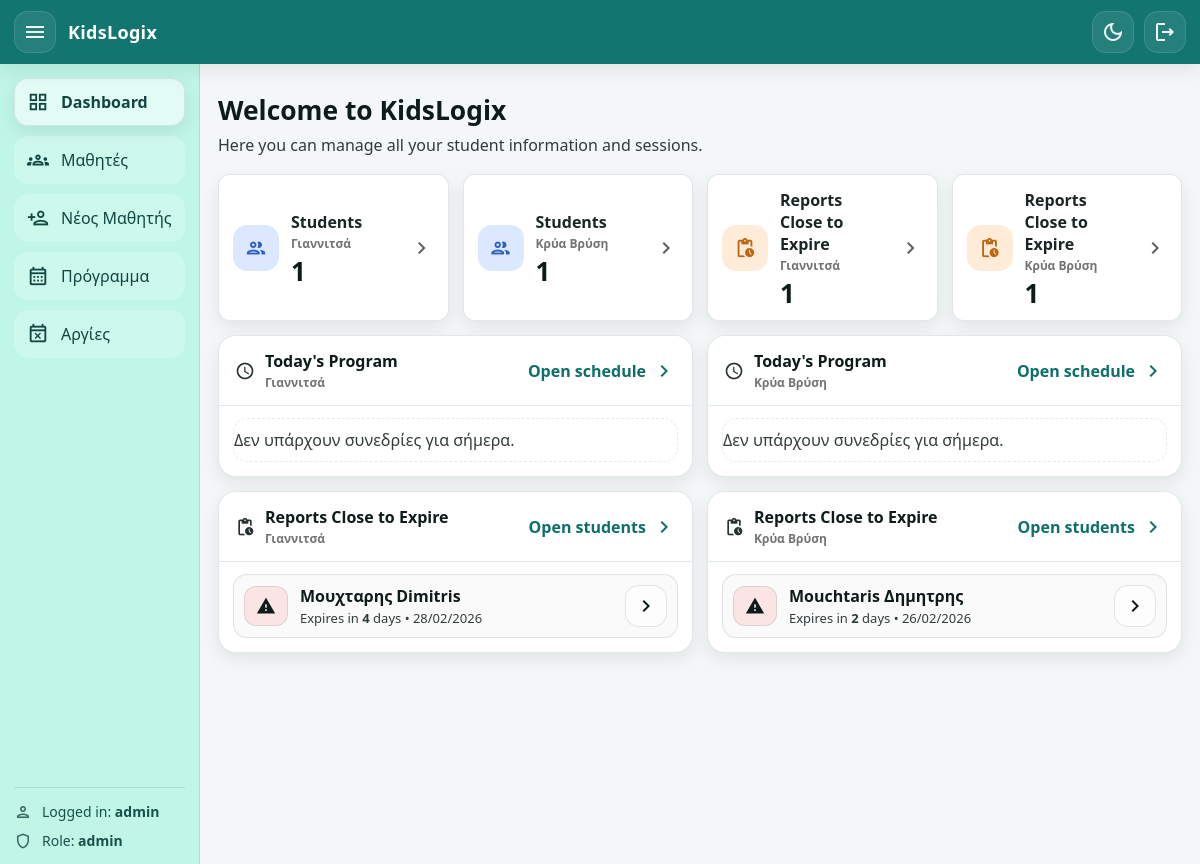
The page / (signed in) on the database its author committed.
### app/models.py (models this page shows, shortened)
class Student(Base):
    __tablename__ = "students"
    amka: Mapped[str] = mapped_column(String(20), primary_key=True)
    center: Mapped[str] = mapped_column(
        String(20),
        nullable=False,
        default="Giannitsa",  # Giannitsa / KryaVrisi
    )
    first_name: Mapped[str] = mapped_column(String(60), nullable=False)
    last_name: Mapped[str] = mapped_column(String(60), nullable=False)
    date_of_birth: Mapped[date | None] = mapped_column(Date, nullable=True)
    parent_name: Mapped[str | None] = mapped_column(String(120), nullable=True)
    parent_phone: Mapped[str | None] = mapped_column(String(30), nullable=True)
    assessment_expiry_date: Mapped[date | None] = mapped_column(Date, nullable=True)
    admin_comment: Mapped[str | None] = mapped_column(String(1000), nullable=True)
    created_at: Mapped[datetime] = mapped_column(
        DateTime, default=datetime.utcnow, nullable=False
    )
    services: Mapped[list["StudentService"]] = relationship(
        back_populates="student",
        cascade="all, delete-orphan",
    )
    appointments: Mapped[list["Appointment"]] = relationship(
        back_populates="student",
        cascade="all, delete-orphan",
    )
    payments: Mapped[list["Payment"]] = relationship(
        back_populates="student",
        cascade="all, delete-orphan",
    )

### app/routers/web.py (the view)
@router.get("/", response_class=HTMLResponse)
def dashboard(
    request: Request,
    db: Session = Depends(get_db),
    user: User = Depends(get_current_user),
):
    today = date.today()
    exp_limit = today + timedelta(days=30)
    centers_order = ["Giannitsa", "KryaVrisi"]
    centers_labels = {
        "Giannitsa": CENTERS.get("Giannitsa", "Giannitsa"),
        "KryaVrisi": CENTERS.get("KryaVrisi", "KryaVrisi"),
    }
    student_counts_by_center = {}
    for c in centers_order:
        student_counts_by_center[c] = (
            db.query(Student)
            .filter(Student.center == c)
            .count()
        )
    reports_list_by_center = {}
    reports_expiring_by_center = {}
    for c in centers_order:
        reports = (
            db.query(Student)
            .filter(Student.center == c)
            .filter(Student.assessment_expiry_date.isnot(None))
            .filter(Student.assessment_expiry_date >= today)
            .filter(Student.assessment_expiry_date <= exp_limit)
            .order_by(Student.assessment_expiry_date.asc())
            .all()
        )
        reports_list_by_center[c] = reports
        reports_expiring_by_center[c] = len(reports)
    todays_by_center = {}
    for c in centers_order:
        todays_by_center[c] = (
            db.query(Appointment)
            .options(
                joinedload(Appointment.student),
                joinedload(Appointment.service),
            )
            .filter(Appointment.center == c)
            .filter(Appointment.day == today)
            .filter(Appointment.status == "scheduled")
            .order_by(Appointment.start_time.asc())
            .all()
        )
    return templates.TemplateResponse(
        "dashboard.html",
        {
            "request": request,
            "user": user,
            "page": "dashboard",
            "today": today,
            "exp_limit": exp_limit,
            "centers_order": centers_order,
            "centers_labels": centers_labels,
            "student_counts_by_center": student_counts_by_center,
            "reports_list_by_center": reports_list_by_center,
            "reports_expiring_by_center": reports_expiring_by_center,
            "todays_by_center": todays_by_center,
        },
    )

### app/templates/dashboard.html (shortened to what this page needs)
{% extends "base.html" %}
{% block content %}
<div class="dash-header">
  <h1 class="dash-title">Welcome to KidsLogix</h1>
  <p class="dash-subtitle">Here you can manage all your student information and sessions.</p>
</div>
<div class="dash-stats">
  {% for center in centers_order %}
  <a class="stat-card" href="/students?center={{ center }}" aria-label="Students in {{ centers_labels[center] }}">
    <div class="stat-icon stat-icon-blue">
      <span class="material-icons-outlined">group</span>
    </div>
    <div class="stat-body">
      <div class="stat-label">Students</div>
      <div class="stat-sub">{{ centers_labels[center] }}</div>
      <div class="stat-value">{{ student_counts_by_center[center] }}</div>
    </div>
    <span class="material-icons-outlined stat-arrow">chevron_right</span>
  </a>
  {% endfor %}
  {% for center in centers_order %}
  <a class="stat-card" href="/students?center={{ center }}" aria-label="Reports expiring in {{ centers_labels[center] }}">
    <div class="stat-icon stat-icon-orange">
      <span class="material-icons-outlined">pending_actions</span>
    </div>
    <div class="stat-body">
      <div class="stat-label">Reports Close to Expire</div>
      <div class="stat-sub">{{ centers_labels[center] }}</div>
      <div class="stat-value">{{ reports_expiring_by_center[center] }}</div>
    </div>
    <span class="material-icons-outlined stat-arrow">chevron_right</span>
  </a>
  {% endfor %}
</div>
<div class="dash-grid">
  {% for center in centers_order %}
  <section class="panel">
    <div class="panel-head">
      <div class="panel-title">
        <span class="material-icons-outlined">schedule</span>
        <div class="panel-title-text">
          <h2>Today's Program</h2>
          <div class="panel-sub">{{ centers_labels[center] }}</div>
        </div>
      </div>
      <a class="panel-link" href="/schedule">
        Open schedule <span class="material-icons-outlined">chevron_right</span>
      </a>
    </div>
    <div class="panel-body panel-body-scroll">
      {% set aps = todays_by_center.get(center, []) %}
      {% if aps and aps|length > 0 %}
        <div class="list">
          {% for ap in aps %}
            <div class="list-row">
              <div class="time-pill">{{ ap.start_time.strftime("%H:%M") }}</div>
              <div class="list-main">
                <div class="list-title">
                  {% if ap.student %}{{ ap.student.full_name }}{% else %}{{ ap.student_amka }}{% endif %}
                </div>
                <div class="list-subtitle">
                  {% if ap.service %}{{ ap.service.name }}{% else %}Service #{{ ap.service_id }}{% endif %}
                </div>
              </div>
              <a class="icon-btn" href="/students/{{ ap.student_amka }}" title="Open student card">
                <span class="material-icons-outlined">chevron_right</span>
              </a>
            </div>
          {% endfor %}
        </div>
      {% else %}
        <div class="empty-state">Δεν υπάρχουν συνεδρίες για σήμερα.</div>
      {% endif %}
    </div>
  </section>
  {% endfor %}
  {% for center in centers_order %}
  <section class="panel">
    <div class="panel-head">
      <div class="panel-title">
        <span class="material-icons-outlined">pending_actions</span>
        <div class="panel-title-text">
          <h2>Reports Close to Expire</h2>
          <div class="panel-sub">{{ centers_labels[center] }}</div>
        </div>
      </div>
      <a class="panel-link" href="/students?center={{ center }}">
        Open students <span class="material-icons-outlined">chevron_right</span>
      </a>
    </div>
    <div class="panel-body panel-body-scroll">
      {% set reports_list = reports_list_by_center.get(center, []) %}
      {% if reports_list and reports_list|length > 0 %}
        <div class="list">
          {% for st in reports_list %}
            {% set days_left = (st.assessment_expiry_date - today).days %}
            <div class="list-row">
              <div class="warn-pill">
                <span class="material-icons-outlined">warning</span>
              </div>
              <div class="list-main">
                <div class="list-title">{{ st.full_name }}</div>
                <div class="list-subtitle">
                  Expires in <b>{{ days_left }}</b> days • {{ st.assessment_expiry_date.strftime("%d/%m/%Y") }}
                </div>
              </div>
              <a class="icon-btn" href="/students/{{ st.amka }}" title="Open student card">
                <span class="material-icons-outlined">chevron_right</span>
              </a>
            </div>
          {% endfor %}
        </div>
      {% else %}
        <div class="empty-state">Δεν υπάρχουν γνωματεύσεις που λήγουν σύντομα.</div>
      {% endif %}
    </div>
  </section>
  {% endfor %}
</div>
{% endblock %}

### app/static/style.css (style rules this page uses)
:root { --teal-900:#0f5f5a; --teal-800:#13756f; --teal-700:#17837c; --mint-100:#d6fff0; --mint-150:#c6f6e5; --mint-200:#b9f0dd; --radius:18px; --shadow-sm: 0 6px 18px rgba(0,0,0,.08); --shadow-md: 0 10px 26px rgba(0,0,0,.12); }
html[data-theme="light"] { --bg: #f4f7f7; --text: #0d1b1a; --topbar-bg: var(--teal-800); --topbar-text: #fff; --sidebar-bg: #bff6e6; --sidebar-text: #114743; --content-bg: transparent; --card-bg: #ffffff; --card-head-bg: rgba(255,255,255,.65); --border: rgba(12, 60, 56, .12); --row-bg: rgba(250,250,250,.95); --pill-bg: rgba(20, 140, 130, .12); --btn-bg: rgba(255,255,255,.65); --link: #0d6f68; --input-bg: #e8eef0; --input-border: rgba(0,0,0,.12); }
* { box-sizing:border-box; }
body { margin:0; font-family: system-ui, -apple-system, Segoe UI, Roboto, Arial, sans-serif; background: var(--bg); color: var(--text); }
a { color: inherit; }
.icon-btn { width: 42px; height: 42px; border-radius: 14px; display:grid; place-items:center; border: 1px solid var(--border); background: var(--btn-bg); color: inherit; text-decoration:none; cursor:pointer; }
.dash-header { margin: 10px 0 18px; }
.dash-title { margin: 0; font-size: clamp(20px, 2.2vw, 28px); }
.dash-subtitle { margin: 6px 0 0; opacity: .85; }
.dash-stats { display:grid !important; grid-template-columns: repeat(4, minmax(0, 1fr)) !important; gap: 14px !important; }
.stat-card { display:flex; align-items:center; gap: 12px; padding: 14px 14px; border-radius: 12px; min-height: 110px; text-decoration:none; color: inherit; background: var(--card-bg); border: 1px solid var(--border); box-shadow: var(--shadow-sm); transition: transform .12s ease, box-shadow .12s ease; }
.stat-icon { width: 46px; height: 46px; border-radius: 14px; display:grid; place-items:center; flex: 0 0 46px; }
.stat-icon span { font-size: 22px; }
.stat-icon-blue { background: rgba(80,140,255,.20); color: rgba(35, 85, 190, .95); }
.stat-icon-orange { background: rgba(255,160,60,.20); color: rgba(185, 95, 10, .95); }
.stat-body { flex: 1; min-width: 0; }
.stat-label { font-weight: 700; opacity: .95; }
.stat-sub { margin-top: 2px; font-size: 12px; font-weight: 600; color: rgba(0,0,0,.55); }
.stat-value { font-size: 26px; font-weight: 900; margin-top: 6px; line-height: 1; }
.stat-arrow { opacity: .7; }
.dash-grid { display:grid; grid-template-columns: repeat(2, minmax(0, 1fr)); gap: 14px; align-items:start; margin-top: 14px; }
.panel { background: var(--card-bg); border: 1px solid var(--border); border-radius: 18px; box-shadow: var(--shadow-sm); overflow:hidden; }
.panel-head { display:flex; align-items:center; justify-content:space-between; padding: 14px 16px; border-bottom: 1px solid var(--border); background: var(--card-head-bg); }
.panel-title { display:flex; align-items:center; gap: 10px; }
.panel-title h2 { margin:0; font-size: 16px; }
.panel-title .material-icons-outlined { font-size: 20px; opacity:.9; }
.panel-title-text h2 { margin:0; font-size: 16px; }
.panel-link { display:inline-flex; align-items:center; gap: 6px; text-decoration:none; color: var(--link); font-weight: 700; }
.panel-body { padding: 12px 14px 14px; }
.panel-sub { margin-top: 2px; font-size: 12px; font-weight: 600; color: rgba(0,0,0,.55); }
.list { display:grid; gap: 10px; }
.list-row { display:flex; align-items:center; gap: 12px; padding: 10px 10px; border-radius: 14px; border: 1px solid var(--border); background: var(--row-bg); }
.warn-pill { width: 44px; height: 40px; border-radius: 12px; display:grid; place-items:center; background: rgba(255, 120, 120, .16); border: 1px solid var(--border); }
.warn-pill .material-icons-outlined { font-size: 20px; }
.list-main { flex: 1; }
.list-title { font-weight: 900; }
.list-subtitle { opacity:.85; font-size: 13px; margin-top: 2px; }
.empty-state { padding: 14px; border-radius: 14px; border: 1px dashed var(--border); opacity: .85; }
:root { --topbar-h: 64px; }
.empty-state { opacity:.85; padding: 10px 0; }

### rows shown on the page
Student: full_name "Μουχταρης Dimitris", days_left "4", assessment_expiry_date "28/02/2026"
Student: full_name "Mouchtaris Δημητρης", days_left "2", assessment_expiry_date "26/02/2026"

### other values the page prints
{{ user.username if user else '-' }} "admin"
{{ user.role if user else '-' }} "admin"
{{ centers_labels[center] }} "Γιαννιτσά" "Κρύα Βρύση"
{{ student_counts_by_center[center] }} "1" "1"
{{ reports_expiring_by_center[center] }} "1" "1"
